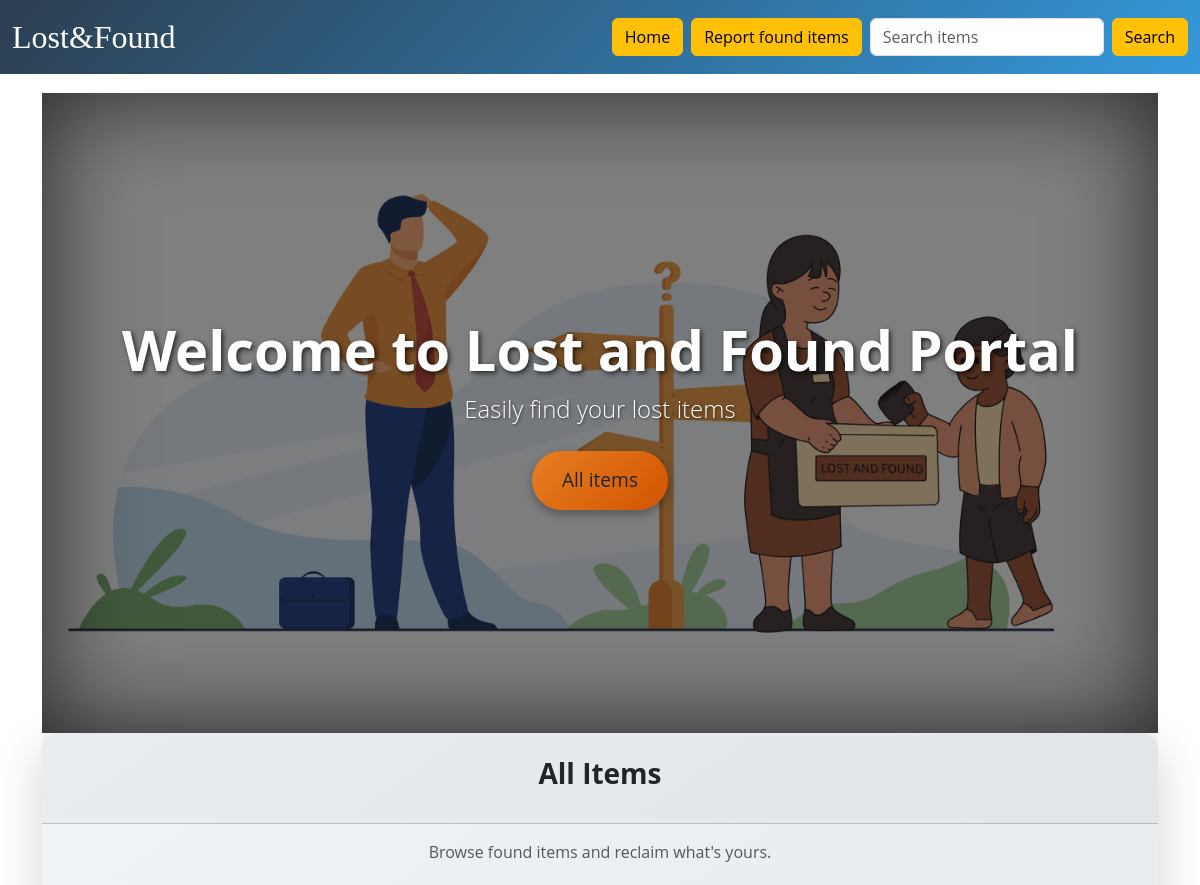
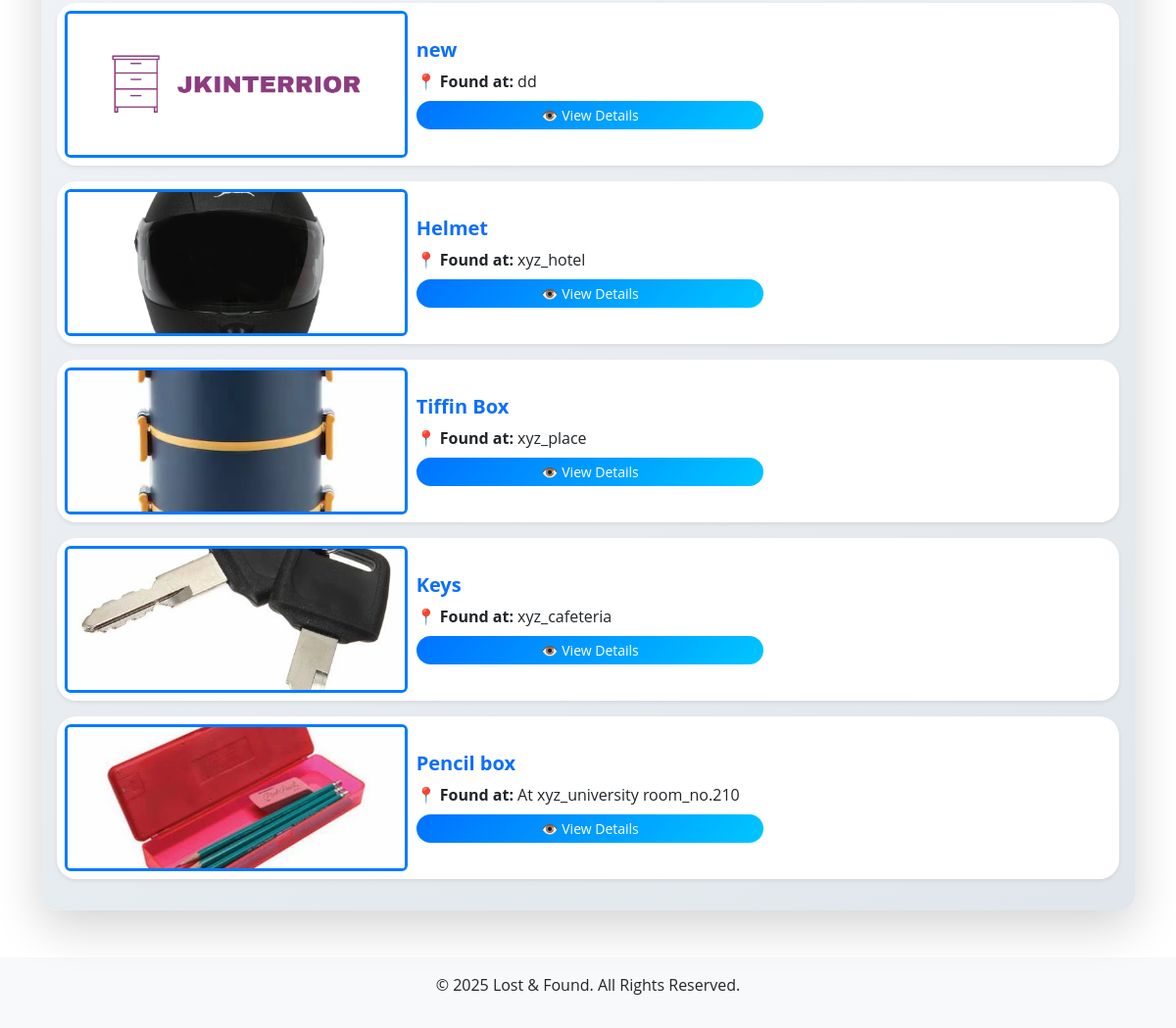
The page /pages/index.php on the database its author committed (2 pictures, top to bottom).
### tables this page shows
CREATE TABLE `lost_items` (
  `id` int(11) NOT NULL,
  `item_name` varchar(255) NOT NULL,
  `description` text NOT NULL,
  `location` varchar(255) NOT NULL,
  `contact` varchar(100) NOT NULL,
  `image` varchar(255) NOT NULL,
  `created_at` timestamp NOT NULL DEFAULT current_timestamp()
);

### pages/index.php (the view, shortened to what this page needs)
<?php include '../config/config.php'; ?>
<?php include '../templates/header.php'; ?>
<link rel="stylesheet" href="style.css">
<div class="container mt-5">
    <section class="hero">
        <div class="container">
            <div class="hero-content">
                <h1 class="display-3 fw-bold">Welcome to Lost and Found Portal</h1>
                <p class="lead mb-4">Easily find your lost items</p>
                <a href="#lostitems" class="btn btn-premium btn-lg">All items</a>
            </div>
        </div>
    </section>
<section id="lostitems">
<div class="row">
    <div class="col-md-12">
        <div class="card shadow-lg border-0 rounded-4 lost-items-card">
            <div class="card-header text-center  p-4">
                <h3 class="fw-bold"> All Items</h3>
            </div>
            <div class="card-body">
                <p class="text-muted text-center mb-4">Browse found items and reclaim what's yours.</p>
                <?php
                $query = "SELECT * FROM lost_items ORDER BY created_at DESC LIMIT 5";
                $result = mysqli_query($conn, $query);
                if (mysqli_num_rows($result) > 0) {
                    while ($row = mysqli_fetch_assoc($result)) {
                        echo '
                        <div class="item-card card mb-3 p-2 shadow-sm">
                            <div class="row g-2">
                                <div class="col-4">
                                    <img src="../assets/images/' . htmlspecialchars($row['image']) . '" class="img-fluid rounded image-hover" alt="' . htmlspecialchars($row['item_name']) . '">
                                </div>
                                <div class="col-8 d-flex flex-column justify-content-center">
                                    <h5 class="card-title mb-2 text-primary fw-bold">' . htmlspecialchars($row['item_name']) . '</h5>
                                    <p class="card-text mb-2"><strong>📍 Found at:</strong> ' . htmlspecialchars($row['location']) . '</p>
                                    <a href="./view-item.php?id=' . $row['id'] . '" class="btn btn-gradient btn-sm w-50">👁️ View Details</a>
                                </div>
                            </div>
                        </div>';
                    }
                } else {
                    echo '<p class="text-center text-muted">No items found.</p>';
                }
                ?>
            </div>
        </div>
    </div>
</div>
    </section>
</div>
<?php include '../templates/footer.php'; ?>

### templates/header.php (shortened to what this page needs)
<!DOCTYPE html>
<html lang="en">
<head>
    <link href="https://cdn.jsdelivr.net/npm/bootstrap@5.3.0/dist/css/bootstrap.min.css" rel="stylesheet">
</head>
<body>
<header>
    <nav class="navbar navbar-expand-lg fixed-top">
        <div class="container-fluid">
            <a class="navbar-brand" href="#">Lost&Found</a>
            <div class="collapse navbar-collapse" id="navbarNav">
                <ul class="navbar-nav ms-auto">
                <li class="nav-item"><a class=" me-2 btn btn-warning  " href="index.php">Home</a></li>
                    <li class="nav-item"><a class=" me-2 btn btn-warning  " href="./upload.php">Report found items</a></li>
                    <li class="nav-item">
            <form class="d-flex" action="./search.php" method="GET">
                <input class="form-control me-2" type="text" name="query" placeholder="Search items" required>
                <button class="btn btn-warning" type="submit">Search</button>
            </form>
        </li>
                </ul>
            </div>
        </div>
    </nav>
</header>

### templates/footer.php
<footer class="text-center mt-5 py-3 bg-light">
    <p>&copy; <?php echo date('Y'); ?> Lost & Found. All Rights Reserved.</p>
</footer>
</body>
</html>

### pages/style.css (style rules this page uses)
body { font-family: 'Open Sans', sans-serif; }
.navbar { background: linear-gradient(135deg, #2c3e50, #3498db); }
.navbar-brand { font-family: 'Playfair Display', serif; font-size: 2rem; color: #fff !important; }
.hero { margin-top: 93px; height: 80vh; background: linear-gradient(rgba(0, 0, 0, 0.5), rgba(0, 0, 0, 0.5)), url('../assets/images/banner4.png') center/cover no-repeat; color: #fff; display: flex; align-items: center; justify-content: center; text-align: center; box-shadow: inset 0 0 100px rgba(0, 0, 0, 0.7); }
.hero h1 { font-size: 3.5rem; text-shadow: 2px 2px 5px rgba(0, 0, 0, 0.7); }
.hero p { font-size: 1.5rem; margin-bottom: 30px; text-shadow: 1px 1px 3px rgba(0, 0, 0, 0.5); }
.btn-premium { background: linear-gradient(135deg, #e67e22, #d35400); border: none; padding: 15px 30px; font-size: 1.2rem; border-radius: 50px; box-shadow: 0 4px 10px rgba(0, 0, 0, 0.3); transition: transform 0.3s ease, box-shadow 0.3s ease; }
.lost-items-card { background: linear-gradient(145deg, #f0f3f7, #e0e6eb); box-shadow: 12px 12px 24px #bebebe, -12px -12px 24px #ffffff; transition: all 0.3s ease; }
.image-hover { width: 350px; height: 150px; object-fit: cover; border-radius: 15px; border: 3px solid #007bff; transition: transform 0.4s ease; }
.item-card { border: none; border-radius: 20px; background-color: #ffffff; transition: box-shadow 0.3s ease; }
.btn-gradient { background: linear-gradient(135deg, #0072ff, #00c6ff); color: #fff; font-weight: 500; border: none; border-radius: 25px; transition: transform 0.3s ease, box-shadow 0.3s ease; }

### rows shown on the page
lost_items: image (picture), item_name "new", location "dd"
lost_items: image (picture), item_name "Helmet", location "xyz_hotel"
lost_items: image (picture), item_name "Tiffin Box", location "xyz_place"
lost_items: image (picture), item_name "Keys", location "xyz_cafeteria"
lost_items: image (picture), item_name "Pencil box", location "At xyz_university room_no.210"
